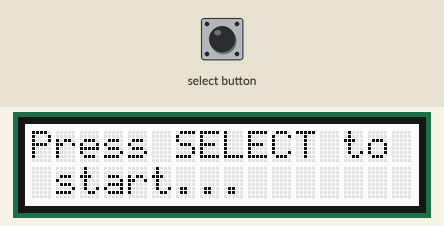
Simulated run of this program. Board: Raspberry Pi (BCM pin numbers). Parts: 16×2 character LCD. The test bench sets the inputs (shaded band); at power-on: select button HIGH. The clock reads 2024-03-15 10:24:30 at power-on unless the program sets it; the camera gives no picture and a still takes 0.5 s; the interpreter's speed is modelled, so counts of loop turns are approximate.

Above: at 1.2 s.
1.3 s: select button pulled LOW for 0.15 s
At 1.7 s:
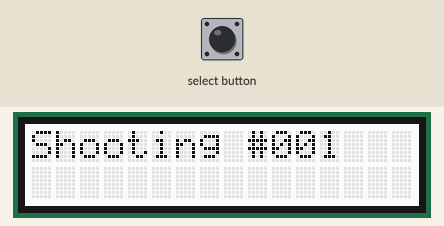
4.4 s: select button pulled LOW for 3.2 s
At 5.87 s:
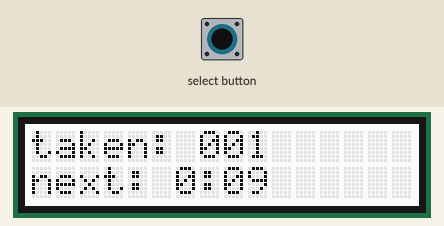
10.6 s: select button pulled LOW for 1 s
14.6 s: select button pulsed LOW 5 times (0.12 s each, 0.3 s apart)
At 15.25 s:
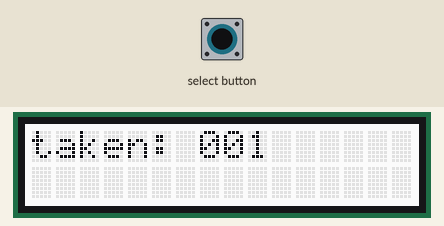
Timing chart, 0 to 17.6 s (numbered marks = the images above; inputs shaded):
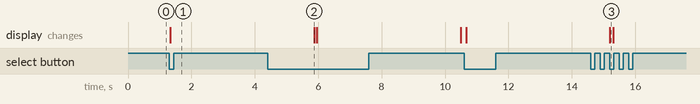

Measured:
- after the input at 1.3 s, the display: changes at once (image 1)
- after the input at 14.6 s, the display: changes after 0.60 s (image 3)

The program:

tl.py
```python
#!/usr/bin/python

import time
import datetime
import os
import picamera
import Adafruit_CharLCD as LCD

FRAMES_PER_HOUR = 6
UPDATE_SECONDS = 5
ROTATION = 90

lcd = LCD.Adafruit_CharLCDPlate()

def calculate_seconds_to_next(start):
    seconds = int(60 * 60 / FRAMES_PER_HOUR) - (time.time() - start)
    return seconds - seconds % UPDATE_SECONDS

def capture_frame(path, frame):
    lcd.clear()
    lcd.message('Shooting #%03d' % frame)
    with picamera.PiCamera() as cam:
        cam.rotation = ROTATION
	cam.resolution = (1920, 1080)
	cam.framerate = 30
    # Give the camera's auto-exposure and auto-white-balance algorithms
    # some time to measure the scene and determine appropriate values
    	cam.ISO = 200
    	time.sleep(2)
    	# Now fix the values
    	cam.shutter_speed = cam.exposure_speed
    	#cam.exposure_mode = 'off'
   	g = cam.awb_gains
    	cam.awb_mode = 'off'
	cam.awb_gains = g
        time.sleep(2)
        cam.capture('%s/frame%03d.jpg' % (path, frame))

def time_lapse():
    #create directory with date
    date = datetime.datetime.now().strftime('%Y%m%d')
    directory = '/home/pi/%s' % date
    if not os.path.exists(directory):
        os.makedirs(directory)

    frame = 0
    # Capture the images
    while True:
        # Note the time before the capture
        frame = frame + 1
        start = time.time()
        capture_frame(directory, frame)
        # Wait for the next capture. Note that we take into
        # account the length of time it took to capture the
        # image when calculating the delay
        while True:
            seconds_to_next = calculate_seconds_to_next(start)
            if seconds_to_next <= 0:
                break
            lcd.clear()
            lcd.message('taken: %03d\n' % frame)
            lcd.message('next: %s' % str(datetime.timedelta(seconds=seconds_to_next)))
            while calculate_seconds_to_next(start) == seconds_to_next :
                if lcd.is_pressed(LCD.SELECT):
                    return
            #time.sleep(1)

while True:
    lcd.clear()
    lcd.message('Press SELECT to\n start...')
    while True:
        if not lcd.is_pressed(LCD.SELECT):
            continue
	break
    time_lapse()
```
